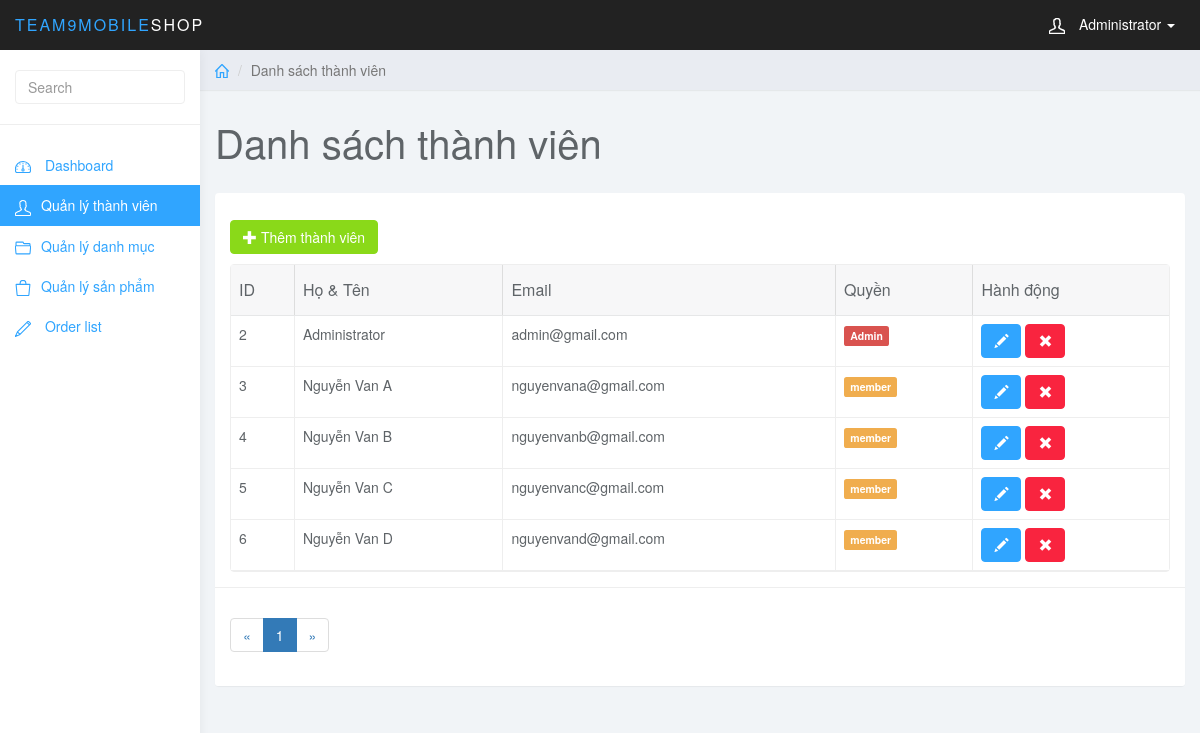
Page /admin/index.php?page_layout=user (signed in) on the committed database.
### tables this page shows
CREATE TABLE `user` (
  `user_id` int(11) NOT NULL,
  `user_full` varchar(255) NOT NULL,
  `user_mail` varchar(255) NOT NULL,
  `user_pass` varchar(255) NOT NULL,
  `user_level` int(1) NOT NULL
);

### admin/user.php (the view, shortened to what this page needs)
<?php
    if(isset($_GET['page'])){
        $page = $_GET['page'];
    }else{
        $page = 1;
    }
    $rows_per_page = 5;
    $total_row = mysqli_num_rows( mysqli_query($con, "SELECT * FROM user"));
    $row_page = $page * $rows_per_page - $rows_per_page;
    $total_page = ceil($total_row / $rows_per_page);
    $list_page = '';
    $page_pre = $page - 1;
    if($page_pre <= 0){
        $page_pre = 1;
    }
    $list_page .= '<li class="page-item"><a class="page-link" href="index.php?page_layout=user&page=' . $page_pre . '">&laquo;</a></li>';
    for($i = 1; $i <= $total_page; $i++){
        if($i == $page){
            $active = 'active';
        }else{
            $active = '';
        }
        $list_page .= '<li class="page-item ' . $active . '"><a class="page-link" href="index.php?page_layout=user&page=' . $i . '">' . $i . '</a></li>';
    }
    $page_next = $page + 1;
    if($page_next > $total_page){
        $page_next = $total_page;
    }
    $list_page .= '<li class="page-item"><a class="page-link" href="index.php?page_layout=user&page=' . $page_next . '">&raquo;</a></li>';
?>
	<div class="col-sm-9 col-sm-offset-3 col-lg-10 col-lg-offset-2 main">
		<div class="row">
			<ol class="breadcrumb">
				<li><a href="#"><svg class="glyph stroked home"><use xlink:href="#stroked-home"></use></svg></a></li>
				<li class="active">Danh sách thành viên</li>
			</ol>
		</div>
		<div class="row">
			<div class="col-lg-12">
				<h1 class="page-header">Danh sách thành viên</h1>
			</div>
		</div>
		<div id="toolbar" class="btn-group">
            <a href="index.php?page_layout=add_user" class="btn btn-success">
                <i class="glyphicon glyphicon-plus"></i> Thêm thành viên
            </a>
        </div>
		<div class="row">
			<div class="col-lg-12">
				<div class="panel panel-default">
					<div class="panel-body">
                        <table
                            data-toolbar="#toolbar"
                            data-toggle="table">
						    <thead>
						    <tr>
						        <th data-field="id" data-sortable="true">ID</th>
						        <th data-field="name"  data-sortable="true">Họ & Tên</th>
                                <th data-field="price" data-sortable="true">Email</th>
                                <th>Quyền</th>
                                <th>Hành động</th>
						    </tr>
                            </thead>
                            <tbody>
                                <?php
                                    $sql_user = "SELECT * FROM user ORDER BY user_level ASC LIMIT $row_page, $rows_per_page";
                                    $query_user = mysqli_query($con, $sql_user);
                                    while($row = mysqli_fetch_assoc($query_user)){
                                        $acc_type = "member";
                                        $acc_label = "label-warning";
                                        if($row['user_level'] == 1){
                                            $acc_type = "Admin";
                                            $acc_label = "label-danger";
                                        }
                                    ?>
                                    <td style=""><?php echo $row['user_id'] ?></td>
                                    <td style=""><?php echo $row['user_full'] ?></td>
                                    <td style=""><?php echo $row['user_mail'] ?></td>
                                    <td><span class="label <?php echo $acc_label ?>"><?php echo $acc_type ?></span></td>
                                    <td class="form-group">
                                        <a href="index.php?page_layout=edit_user&id=<?php echo $row['user_id']?>" class="btn btn-primary"><i class="glyphicon glyphicon-pencil"></i></a>
                                        <a href="index.php?page_layout=delete_user&id=<?php echo $row['user_id']?>" class="btn btn-danger"><i class="glyphicon glyphicon-remove"></i></a>
                                    </td>
                                <?php
                                    }
                                ?>
                            </tbody>
						</table>
                    </div>
                    <div class="panel-footer">
                        <nav aria-label="Page navigation example">
                            <ul class="pagination">
                                <?php echo $list_page ?>
                            </ul>
                        </nav>
                    </div>
				</div>
			</div>
		</div>
	</div>

### admin/css/styles.css (style rules this page uses)
body { background: #f1f4f7; padding-top: 50px; color: #5f6468; }
a, a:hover, a:focus { color: #30a5ff; }
h1, h2, h3, h4, h5, h6 { color: #5f6468; }
h1 { font-weight: 300; font-size: 40px; }
.btn-primary, .btn-primary:hover, .btn-primary:focus, .btn-primary:active, .btn-primary.active, .open > .dropdown-toggle.btn-primary, .btn-primary.disabled, .btn-primary[disabled], fieldset[disabled] .btn-primary, .btn-primary.disabled:hover, .btn-primary[disabled]:hover, fieldset[disabled] .btn-primary:hover, .btn-primary.disabled:focus, .btn-primary[disabled]:focus, fieldset[disabled] .btn-primary:focus, .btn-primary.disabled:active, .btn-primary[disabled]:active, fieldset[disabled] .btn-primary:active, .btn-primary.disabled.active, .btn-primary[disabled].active, fieldset[disabled] .btn-primary.active { background-color: #30a5ff; border-color: #30a5ff; }
.btn-success, .btn-success:hover, .btn-success:focus, .btn-success:active, .btn-success.active, .open > .dropdown-toggle.btn-success, .btn-success.disabled, .btn-success[disabled], fieldset[disabled] .btn-success, .btn-success.disabled:hover, .btn-success[disabled]:hover, fieldset[disabled] .btn-success:hover, .btn-success.disabled:focus, .btn-success[disabled]:focus, fieldset[disabled] .btn-success:focus, .btn-success.disabled:active, .btn-success[disabled]:active, fieldset[disabled] .btn-success:active, .btn-success.disabled.active, .btn-success[disabled].active, fieldset[disabled] .btn-success.active { background-color: #8ad919; border-color: #8ad919; }
.btn-danger, .btn-danger:hover, .btn-danger:focus, .btn-danger:active, .btn-danger.active, .open > .dropdown-toggle.btn-danger, .btn-danger.disabled, .btn-danger[disabled], fieldset[disabled] .btn-danger, .btn-danger.disabled:hover, .btn-danger[disabled]:hover, fieldset[disabled] .btn-danger:hover, .btn-danger.disabled:focus, .btn-danger[disabled]:focus, fieldset[disabled] .btn-danger:focus, .btn-danger.disabled:active, .btn-danger[disabled]:active, fieldset[disabled] .btn-danger:active, .btn-danger.disabled.active, .btn-danger[disabled].active, fieldset[disabled] .btn-danger.active { background-color: #f9243f; border-color: #f9243f; }
.panel { border: 0; }
.panel-footer { background: #fff; border-top: 1px solid #eee; }
.breadcrumb { border-radius: 0; padding: 10px 15px; background: #e9ecf2; box-shadow: 0 1px 1px rgba(0, 0, 0, .05); margin: 0 ; }
h1.page-header { margin-top: 30px; border-bottom: 0; }
.table { background: #fff; }
.breadcrumb .glyph { height: 14px; width: 14px; margin: -2px 0 0 0; stroke-width: 4px; }

### rows in the picture
user: user_id "2", user_full "Administrator", user_mail "admin@gmail.com", user_level "Admin"
user: user_id "3", user_full "Nguyễn Van A", user_mail "nguyenvana@gmail.com", acc_type "member"
user: user_id "4", user_full "Nguyễn Van B", user_mail "nguyenvanb@gmail.com", acc_type "member"
user: user_id "5", user_full "Nguyễn Van C", user_mail "nguyenvanc@gmail.com", acc_type "member"
user: user_id "6", user_full "Nguyễn Van D", user_mail "nguyenvand@gmail.com", acc_type "member"

### other values in the picture
$_SESSION['user_full'] "Administrator"
